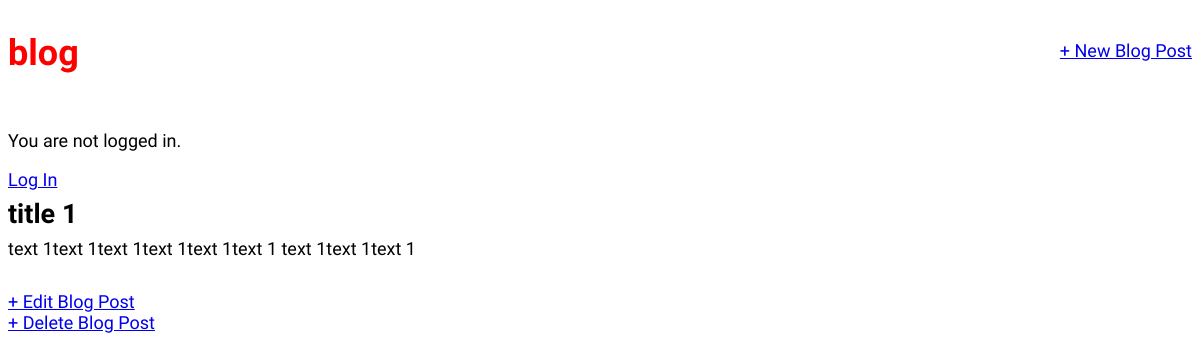
The app's page /blog/1/detail with its own data.
### blog/models.py (models this page shows, shortened)
class Post(models.Model):
    title = models.CharField(max_length=200)
    author = models.ForeignKey("auth.User", on_delete=models.CASCADE)
    body = models.TextField()
    class Meta:
        verbose_name = "Post"
        verbose_name_plural = "Posts"

### blog/views.py (the view)
# urls.py: path("<int:pk>/detail", BlogDetailView.as_view(), name="post_detail"),
class BlogDetailView(DetailView):
    model = Post
    template_name = "blog/post_detail.html"

### templates/blog/post_detail.html
{% extends '_base.html' %}
{% block content %}
<div class="post-entry">
    <h2>{{ post.title }}</h2>
    <p>{{ post.body }}</p>
</div>
<a href="{% url 'blog:post_edit' post.pk %}">+ Edit Blog Post</a><br>
<a href="{% url 'blog:post_delete' post.pk %}">+ Delete Blog Post</a>
{% endblock %}

### static/css/base.css (style rules this page uses)
body { font-family: 'Source Sans Pro', sans-serif; font-size: 18px; }
.post-entry { margin-bottom: 2rem; }
.post-entry h2 { margin: 0.5rem 0; }
.post-entry p { margin: 0; font-weight: 400; }

### records on screen
Post: title "title 1", body "text 1text 1text 1text 1text 1text 1 text 1text 1text 1"
